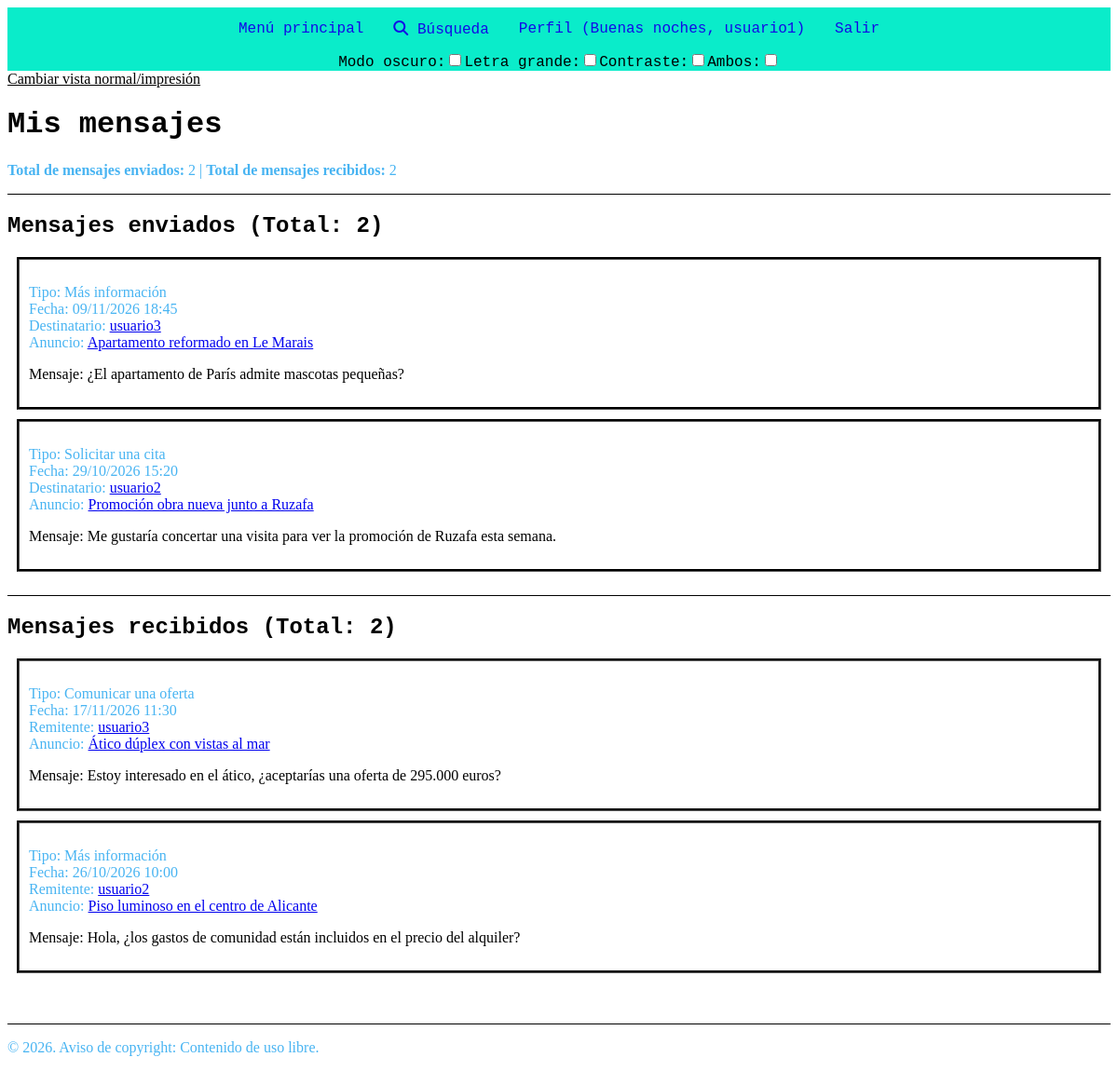
Screenshot of /mensajes.php (signed in) with the database file from the repository.
### tables this page shows
CREATE TABLE Mensajes (
    IdMensaje INT AUTO_INCREMENT PRIMARY KEY,
    TMensaje SMALLINT NOT NULL,
    Texto VARCHAR(4000) NOT NULL,
    Anuncio INT NOT NULL,
    UsuOrigen INT NOT NULL,
    UsuDestino INT NOT NULL,
    FRegistro TIMESTAMP DEFAULT CURRENT_TIMESTAMP,
    CONSTRAINT fk_mensajes_tmensaje
        FOREIGN KEY (TMensaje) REFERENCES TiposMensajes(IdTMensaje)
        ON UPDATE CASCADE ON DELETE RESTRICT,
    CONSTRAINT fk_mensajes_anuncio
        FOREIGN KEY (Anuncio) REFERENCES Anuncios(IdAnuncio)
        ON UPDATE CASCADE ON DELETE CASCADE,
    CONSTRAINT fk_mensajes_origen
        FOREIGN KEY (UsuOrigen) REFERENCES Usuarios(IdUsuario)
        ON UPDATE CASCADE ON DELETE CASCADE,
    CONSTRAINT fk_mensajes_destino
        FOREIGN KEY (UsuDestino) REFERENCES Usuarios(IdUsuario)
        ON UPDATE CASCADE ON DELETE CASCADE
);

CREATE TABLE TiposMensajes (
    IdTMensaje SMALLINT AUTO_INCREMENT PRIMARY KEY,
    NomTMensaje VARCHAR(100) NOT NULL
);

CREATE TABLE Usuarios (
    IdUsuario INT AUTO_INCREMENT PRIMARY KEY,
    NomUsuario VARCHAR(15) NOT NULL UNIQUE,
    Clave VARCHAR(255) NOT NULL,
    Email VARCHAR(254) NOT NULL,
    Sexo SMALLINT,
    FNacimiento DATE,
    Ciudad VARCHAR(150),
    Pais INT,
    Foto VARCHAR(255),
    FRegistro TIMESTAMP DEFAULT CURRENT_TIMESTAMP,
    Estilo INT,
    CONSTRAINT fk_usuarios_pais
        FOREIGN KEY (Pais) REFERENCES Paises(IdPais)
        ON UPDATE CASCADE ON DELETE SET NULL,
    CONSTRAINT fk_usuarios_estilo
        FOREIGN KEY (Estilo) REFERENCES Estilos(IdEstilo)
        ON UPDATE CASCADE ON DELETE SET NULL
);

CREATE TABLE Anuncios (
    IdAnuncio INT AUTO_INCREMENT PRIMARY KEY,
    TAnuncio SMALLINT NOT NULL,
    TVivienda SMALLINT NOT NULL,
    FPrincipal VARCHAR(255),
    Alternativo VARCHAR(255) NOT NULL,
    Titulo VARCHAR(255) NOT NULL,
    Precio DECIMAL(12, 2),
    Texto TEXT,
    Ciudad VARCHAR(150),
    Pais INT,
    Superficie DECIMAL(10, 2),
    NHabitaciones INT,
    NBanyos INT,
    Planta INT,
    Anyo INT,
    FRegistro TIMESTAMP DEFAULT CURRENT_TIMESTAMP,
    Usuario INT NOT NULL,
    CONSTRAINT chk_anuncios_alternativo CHECK (CHAR_LENGTH(Alternativo) >= 10),
    CONSTRAINT fk_anuncios_tanuncio
        FOREIGN KEY (TAnuncio) REFERENCES TiposAnuncios(IdTAnuncio)
        ON UPDATE CASCADE ON DELETE RESTRICT,
    CONSTRAINT fk_anuncios_tvivienda
        FOREIGN KEY (TVivienda) REFERENCES TiposViviendas(IdTVivienda)
        ON UPDATE CASCADE ON DELETE RESTRICT,
    CONSTRAINT fk_anuncios_pais
        FOREIGN KEY (Pais) REFERENCES Paises(IdPais)
        ON UPDATE CASCADE ON DELETE SET NULL,
    CONSTRAINT fk_anuncios_usuario
        FOREIGN KEY (Usuario) REFERENCES Usuarios(IdUsuario)
        ON UPDATE CASCADE ON DELETE CASCADE
);

### mensajes.php (the view, shortened to what this page needs)
<?php
require_once "permitidos.php";
$mensajesEnviados = [];
$mensajesRecibidos = [];
$errorBD = "";
$idUsuarioActual = isset($_SESSION["idUsuario"]) ? (int)$_SESSION["idUsuario"] : 0;
$conn = null;
$stmtUsr = null;
$stmtEnv = null;
$stmtRec = null;
try {
    $conn = OpenConnection();
    if ($idUsuarioActual > 0) {
        $sqlEnviados = "SELECT
                            M.IdMensaje,
                            TM.NomTMensaje AS TipoMensaje,
                            M.Texto,
                            M.FRegistro,
                            U.IdUsuario AS IdOtroUsuario,
                            U.NomUsuario AS OtroUsuario,
                            A.IdAnuncio,
                            A.Titulo AS TituloAnuncio
                        FROM Mensajes M
                        INNER JOIN TiposMensajes TM ON M.TMensaje = TM.IdTMensaje
                        INNER JOIN Usuarios U ON M.UsuDestino = U.IdUsuario
                        INNER JOIN Anuncios A ON M.Anuncio = A.IdAnuncio
                        WHERE M.UsuOrigen = ?
                        ORDER BY M.FRegistro DESC";
        $stmtEnv = $conn->prepare($sqlEnviados);
        $stmtEnv->bind_param("i", $idUsuarioActual);
        $stmtEnv->execute();
        $resEnv = $stmtEnv->get_result();
        while ($fila = $resEnv->fetch_assoc()) {
            $mensajesEnviados[] = $fila;
        }
        $sqlRecibidos = "SELECT
                            M.IdMensaje,
                            TM.NomTMensaje AS TipoMensaje,
                            M.Texto,
                            M.FRegistro,
                            U.IdUsuario AS IdOtroUsuario,
                            U.NomUsuario AS OtroUsuario,
                            A.IdAnuncio,
                            A.Titulo AS TituloAnuncio
                        FROM Mensajes M
                        INNER JOIN TiposMensajes TM ON M.TMensaje = TM.IdTMensaje
                        INNER JOIN Usuarios U ON M.UsuOrigen = U.IdUsuario
                        INNER JOIN Anuncios A ON M.Anuncio = A.IdAnuncio
                        WHERE M.UsuDestino = ?
                        ORDER BY M.FRegistro DESC";
        $stmtRec = $conn->prepare($sqlRecibidos);
        $stmtRec->bind_param("i", $idUsuarioActual);
        $stmtRec->execute();
        $resRec = $stmtRec->get_result();
        while ($fila = $resRec->fetch_assoc()) {
            $mensajesRecibidos[] = $fila;
        }
    }
} catch (mysqli_sql_exception $e) {
    error_log("Error en mensajes.php: " . $e->getMessage());
    $errorBD = "Error al cargar los mensajes desde la base de datos.";
} finally {
    if ($stmtUsr instanceof mysqli_stmt) {
        $stmtUsr->close();
    }
    if ($stmtEnv instanceof mysqli_stmt) {
        $stmtEnv->close();
    }
    if ($stmtRec instanceof mysqli_stmt) {
        $stmtRec->close();
    }
    if ($conn instanceof mysqli) {
        $conn->close();
    }
}
$totalEnviados = count($mensajesEnviados);
$totalRecibidos = count($mensajesRecibidos);
?>
<!DOCTYPE html>
<html lang="es">
<head>
    <link rel="stylesheet" href="style/barraNav.css">
    <link rel="stylesheet" href="style/mensajes.css">
    <link rel="stylesheet" href="style/titulos.css">
    <link rel="stylesheet" href="https://cdnjs.cloudflare.com/ajax/libs/font-awesome/6.4.0/css/all.min.css">
</head>
<body>
    <ul>
        <li><a href="index2.php" id="rgr"><span>Menú principal</span></a></li>
        <li><a href="busqueda.php" id="rgr"><span><i class="fa-solid fa-magnifying-glass"></i> Búsqueda</span></a></li>
        <li><a href="partePrivada.php" id="rgr"><span>Perfil (<?= obtenerSaludo() ?>)</span></a></li>
        <li><a href="mensajes.php?salir=1" id="lgn"><span>Salir</span></a></li>
    </ul>
    <label for="print-toggle" style="display: block; margin-bottom: 10px; color: black; cursor: pointer; clear: both;">
        <u>Cambiar vista normal/impresión</u>
    </label>
    <h1>Mis mensajes</h1>
    <?php if ($errorBD !== ""): ?>
        <p style="color: red; font-weight: bold;"><?= htmlspecialchars($errorBD, ENT_QUOTES, 'UTF-8') ?></p>
    <?php else: ?>
        <p style="clear: both;">
            <strong>Total de mensajes enviados:</strong> <?= $totalEnviados ?> |
            <strong>Total de mensajes recibidos:</strong> <?= $totalRecibidos ?>
        </p>
        <hr size="1px" align="left" color="black" style="clear: both;">
        <h2 style="clear: both; margin-top: 20px;">Mensajes enviados (Total: <?= $totalEnviados ?>)</h2>
        <?php if ($totalEnviados === 0): ?>
            <p>No has enviado ningún mensaje todavía.</p>
        <?php else: ?>
            <?php foreach ($mensajesEnviados as $msg): ?>
                <div>
                    <p>
                        Tipo: <?= htmlspecialchars((string)$msg['TipoMensaje'], ENT_QUOTES, 'UTF-8') ?><br>
                        Fecha: <?= htmlspecialchars(date('d/m/Y H:i', strtotime((string)$msg['FRegistro'])), ENT_QUOTES, 'UTF-8') ?><br>
                        Destinatario: <a href="perfil.php?id=<?= (int)$msg['IdOtroUsuario'] ?>"><?= htmlspecialchars((string)$msg['OtroUsuario'], ENT_QUOTES, 'UTF-8') ?></a><br>
                        Anuncio: <a href="anuncio.php?id=<?= (int)$msg['IdAnuncio'] ?>"><?= htmlspecialchars((string)$msg['TituloAnuncio'], ENT_QUOTES, 'UTF-8') ?></a>
                    </p>
                    <p class="negro">
                        Mensaje: <?= nl2br(htmlspecialchars((string)$msg['Texto'], ENT_QUOTES, 'UTF-8')) ?>
                    </p>
                </div>
            <?php endforeach; ?>
        <?php endif; ?>
        <hr size="1px" align="left" color="black" style="clear: both; margin-top: 25px;">
        <h2 style="clear: both; margin-top: 20px;">Mensajes recibidos (Total: <?= $totalRecibidos ?>)</h2>
        <?php if ($totalRecibidos === 0): ?>
            <p>No has recibido ningún mensaje todavía.</p>
        <?php else: ?>
            <?php foreach ($mensajesRecibidos as $msg): ?>
                <div>
                    <p>
                        Tipo: <?= htmlspecialchars((string)$msg['TipoMensaje'], ENT_QUOTES, 'UTF-8') ?><br>
                        Fecha: <?= htmlspecialchars(date('d/m/Y H:i', strtotime((string)$msg['FRegistro'])), ENT_QUOTES, 'UTF-8') ?><br>
                        Remitente: <a href="perfil.php?id=<?= (int)$msg['IdOtroUsuario'] ?>"><?= htmlspecialchars((string)$msg['OtroUsuario'], ENT_QUOTES, 'UTF-8') ?></a><br>
                        Anuncio: <a href="anuncio.php?id=<?= (int)$msg['IdAnuncio'] ?>"><?= htmlspecialchars((string)$msg['TituloAnuncio'], ENT_QUOTES, 'UTF-8') ?></a>
                    </p>
                    <p class="negro">
                        Mensaje: <?= nl2br(htmlspecialchars((string)$msg['Texto'], ENT_QUOTES, 'UTF-8')) ?>
                    </p>
                </div>
            <?php endforeach; ?>
        <?php endif; ?>
    <?php endif; ?>
    <footer>
        <br><br>
        <hr size="1px" align="center" color="black">
        <p>© 2026. Aviso de copyright: Contenido de uso libre.</p>
    </footer>
</body>
</html>

### style/barraNav.css (style rules this page uses)
ul { list-style-type: none; margin: 0; padding: 0; background-color: #0aecca; display: flex; justify-content: center; font-family: 'Courier New', Courier, monospace; }
ul li a { display: block; color: rgb(18, 10, 231); padding: 14px 16px; text-decoration: none; }

### style/mensajes.css (style rules this page uses)
div { border-width: 3px; padding: 10px; bottom: -50px; border-style: groove; border-color: #000; height: fit-content; margin: 10px; top: 30px; }
.negro { color: #000; }
p { color: #48b4f2; font-family: "Georgia", serif; }
footer { clear: both; width: 100%; display: block; }

### style/titulos.css (style rules this page uses)
h1, h2, h3, h4, h5, h6 { font-family: "Monaco", monospace; font-weight: bold; }

### rows the page displays
mensajes: TMensaje.NomTMensaje "Más información", FRegistro "09/11/2026 18:45", UsuDestino.NomUsuario "usuario3", Anuncio.Titulo "Apartamento reformado en Le Marais", Texto "¿El apartamento de París admite mascotas pequeñas?"
mensajes: TMensaje.NomTMensaje "Solicitar una cita", FRegistro "29/10/2026 15:20", UsuDestino.NomUsuario "usuario2", Anuncio.Titulo "Promoción obra nueva junto a Ruzafa", Texto "Me gustaría concertar una visita para ver la promoción de Ruzafa esta semana."
mensajes: TMensaje.NomTMensaje "Comunicar una oferta", FRegistro "17/11/2026 11:30", UsuOrigen.NomUsuario "usuario3", Anuncio.Titulo "Ático dúplex con vistas al mar", Texto "Estoy interesado en el ático, ¿aceptarías una oferta de 295.000 euros?"
mensajes: TMensaje.NomTMensaje "Más información", FRegistro "26/10/2026 10:00", UsuOrigen.NomUsuario "usuario2", Anuncio.Titulo "Piso luminoso en el centro de Alicante", Texto "Hola, ¿los gastos de comunidad están incluidos en el precio del alquiler?"

### other values shown
obtenerSaludo() "Buenas noches, usuario1"
$totalEnviados "2"
$totalRecibidos "2"
